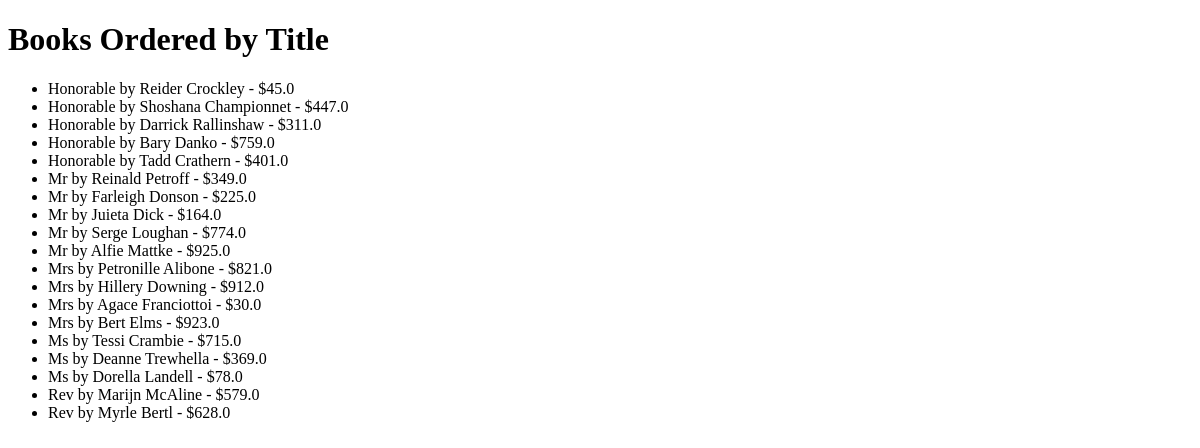
The app's page /books/lab8/task4, older data.
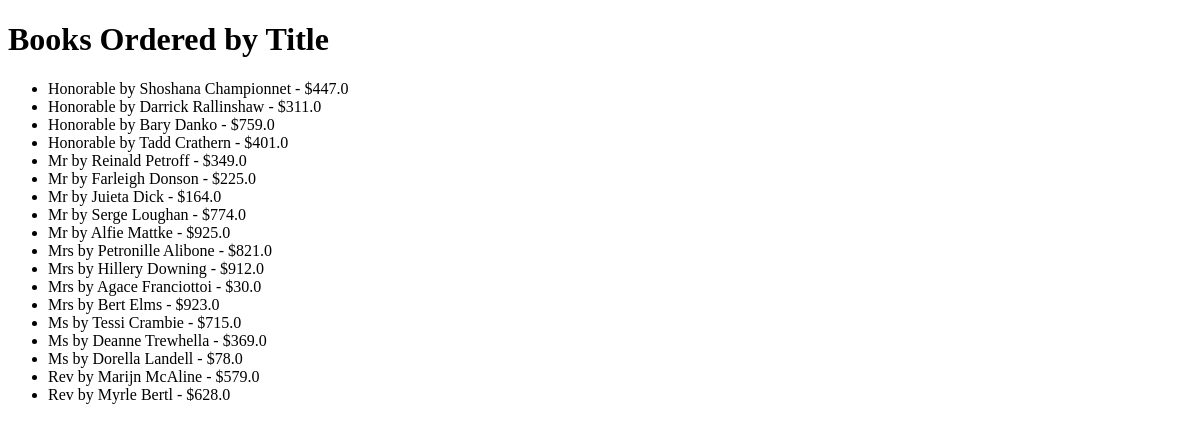
The same page, newer data.
### apps/bookmodule/models.py (models this page shows)
class Book(models.Model):
    title = models.CharField(max_length = 50)
    author = models.CharField(max_length = 50)
    price = models.FloatField(default = 0.0)
    edition = models.SmallIntegerField(default = 1)

### apps/bookmodule/views.py (the view)
# urls.py: path('lab8/task4', views.task4, name='task4'),
def task4(request):
    books = Book.objects.order_by('title')
    return render(request, 'bookmodule/task4.html', {'books': books})

### apps/templates/bookmodule/task4.html (shortened to what this page needs)
<!DOCTYPE html>
<html>
<head>
</head>
<body>
    <h1>Books Ordered by Title</h1>
    {% if books %}
        <ul>
            {% for book in books %}
                <li>
                    {{ book.title }} by {{ book.author }} - ${{ book.price }}
                </li>
            {% endfor %}
        </ul>
    {% else %}
        <p>No books available.</p>
    {% endif %}
</body>
</html>

Row changes from the older to the newer data that the page shows:
removed Book: title "Honorable", author "Reider Crockley", price "45.0"
